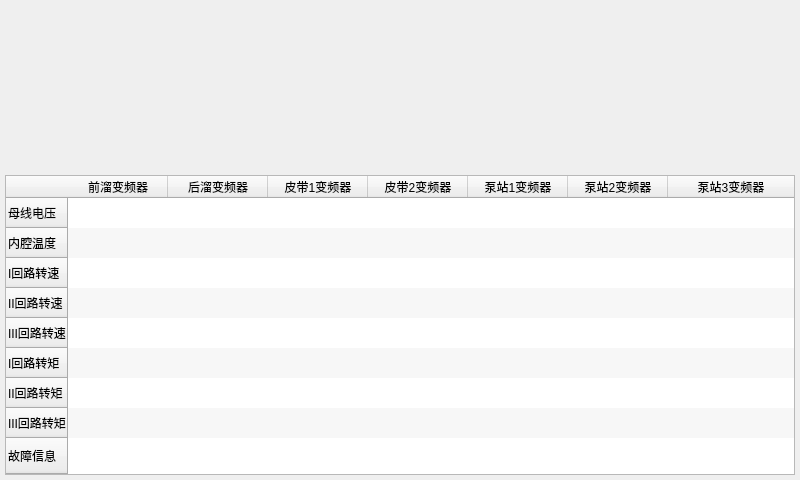
<?xml version="1.0" encoding="UTF-8"?>
<ui version="4.0">
 <class>combination_switch</class>
 <widget class="QWidget" name="combination_switch">
  <property name="geometry">
   <rect>
    <x>0</x>
    <y>0</y>
    <width>800</width>
    <height>480</height>
   </rect>
  </property>
  <property name="windowTitle">
   <string>Form</string>
  </property>
  <widget class="QLabel" name="label">
   <property name="geometry">
    <rect>
     <x>0</x>
     <y>0</y>
     <width>800</width>
     <height>480</height>
    </rect>
   </property>
   <property name="text">
    <string/>
   </property>
   <property name="pixmap">
    <pixmap resource="window/resources.qrc">:/new/login/image/combination_switch/背景底版.png</pixmap>
   </property>
  </widget>
  <widget class="QLabel" name="label_2">
   <property name="geometry">
    <rect>
     <x>0</x>
     <y>0</y>
     <width>800</width>
     <height>50</height>
    </rect>
   </property>
   <property name="text">
    <string/>
   </property>
   <property name="pixmap">
    <pixmap resource="window/resources.qrc">:/new/login/image/combination_switch/title.png</pixmap>
   </property>
   <property name="alignment">
    <set>Qt::AlignCenter</set>
   </property>
  </widget>
  <widget class="QLabel" name="label_3">
   <property name="geometry">
    <rect>
     <x>20</x>
     <y>60</y>
     <width>280</width>
     <height>100</height>
    </rect>
   </property>
   <property name="text">
    <string/>
   </property>
   <property name="pixmap">
    <pixmap resource="window/resources.qrc">:/new/login/image/combination_switch/组合开关ION.png</pixmap>
   </property>
  </widget>
  <widget class="QLabel" name="label_4">
   <property name="geometry">
    <rect>
     <x>310</x>
     <y>70</y>
     <width>280</width>
     <height>100</height>
    </rect>
   </property>
   <property name="text">
    <string/>
   </property>
   <property name="pixmap">
    <pixmap resource="window/resources.qrc">:/new/login/image/combination_switch/组合开关ION.png</pixmap>
   </property>
  </widget>
  <widget class="QLabel" name="label_5">
   <property name="geometry">
    <rect>
     <x>610</x>
     <y>70</y>
     <width>180</width>
     <height>100</height>
    </rect>
   </property>
   <property name="text">
    <string/>
   </property>
   <property name="pixmap">
    <pixmap resource="window/resources.qrc">:/new/login/image/combination_switch/变频器ICON.png</pixmap>
   </property>
  </widget>
  <widget class="QTableWidget" name="tableWidget">
   <property name="geometry">
    <rect>
     <x>5</x>
     <y>175</y>
     <width>790</width>
     <height>300</height>
    </rect>
   </property>
   <property name="styleSheet">
    <string notr="true"/>
   </property>
   <property name="autoScroll">
    <bool>true</bool>
   </property>
   <property name="tabKeyNavigation">
    <bool>true</bool>
   </property>
   <property name="showDropIndicator" stdset="0">
    <bool>true</bool>
   </property>
   <property name="dragEnabled">
    <bool>false</bool>
   </property>
   <property name="dragDropOverwriteMode">
    <bool>true</bool>
   </property>
   <property name="alternatingRowColors">
    <bool>true</bool>
   </property>
   <property name="showGrid">
    <bool>false</bool>
   </property>
   <property name="gridStyle">
    <enum>Qt::SolidLine</enum>
   </property>
   <property name="wordWrap">
    <bool>true</bool>
   </property>
   <property name="cornerButtonEnabled">
    <bool>true</bool>
   </property>
   <attribute name="horizontalHeaderVisible">
    <bool>true</bool>
   </attribute>
   <attribute name="horizontalHeaderCascadingSectionResizes">
    <bool>false</bool>
   </attribute>
   <attribute name="horizontalHeaderHighlightSections">
    <bool>true</bool>
   </attribute>
   <attribute name="horizontalHeaderShowSortIndicator" stdset="0">
    <bool>false</bool>
   </attribute>
   <attribute name="horizontalHeaderStretchLastSection">
    <bool>true</bool>
   </attribute>
   <attribute name="verticalHeaderVisible">
    <bool>true</bool>
   </attribute>
   <attribute name="verticalHeaderCascadingSectionResizes">
    <bool>false</bool>
   </attribute>
   <attribute name="verticalHeaderHighlightSections">
    <bool>true</bool>
   </attribute>
   <attribute name="verticalHeaderShowSortIndicator" stdset="0">
    <bool>false</bool>
   </attribute>
   <attribute name="verticalHeaderStretchLastSection">
    <bool>true</bool>
   </attribute>
   <row>
    <property name="text">
     <string>母线电压</string>
    </property>
   </row>
   <row>
    <property name="text">
     <string>内腔温度</string>
    </property>
   </row>
   <row>
    <property name="text">
     <string>I回路转速</string>
    </property>
   </row>
   <row>
    <property name="text">
     <string>II回路转速</string>
    </property>
   </row>
   <row>
    <property name="text">
     <string>III回路转速</string>
    </property>
   </row>
   <row>
    <property name="text">
     <string>I回路转矩</string>
    </property>
   </row>
   <row>
    <property name="text">
     <string>II回路转矩</string>
    </property>
   </row>
   <row>
    <property name="text">
     <string>III回路转矩</string>
    </property>
   </row>
   <row>
    <property name="text">
     <string>故障信息</string>
    </property>
   </row>
   <column>
    <property name="text">
     <string>前溜变频器</string>
    </property>
   </column>
   <column>
    <property name="text">
     <string>后溜变频器</string>
    </property>
   </column>
   <column>
    <property name="text">
     <string>皮带1变频器</string>
    </property>
   </column>
   <column>
    <property name="text">
     <string>皮带2变频器</string>
    </property>
   </column>
   <column>
    <property name="text">
     <string>泵站1变频器</string>
    </property>
   </column>
   <column>
    <property name="text">
     <string>泵站2变频器</string>
    </property>
   </column>
   <column>
    <property name="text">
     <string>泵站3变频器</string>
    </property>
   </column>
  </widget>
 </widget>
 <resources>
  <include location="window/resources.qrc"/>
 </resources>
 <connections/>
</ui>
